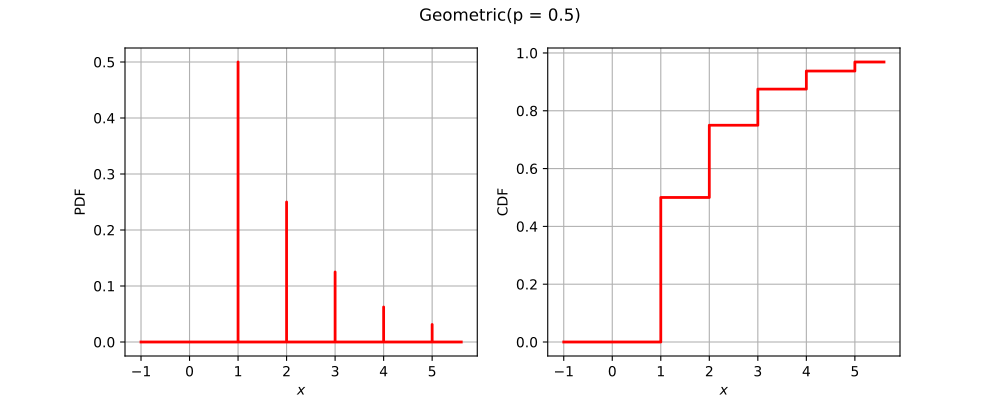

Write the Python code that produced this figure.
import openturns as ot
from matplotlib import pyplot as plt
from openturns.viewer import View
if (ot.Geometric().__class__.__name__=='ComposedDistribution'):
    correlation = ot.CorrelationMatrix(2)
    correlation[1, 0] = 0.25
    aCopula = ot.NormalCopula(correlation)
    marginals = [ot.Normal(1.0, 2.0), ot.Normal(2.0, 3.0)]
    distribution = ot.ComposedDistribution(marginals, aCopula)
elif (ot.Geometric().__class__.__name__=='CumulativeDistributionNetwork'):
    distribution = ot.CumulativeDistributionNetwork([ot.Normal(2),ot.Dirichlet([0.5, 1.0, 1.5])], ot.BipartiteGraph([[0,1], [0,1]]))
else:
    distribution = ot.Geometric()
dimension = distribution.getDimension()
if dimension <= 2:
    if distribution.getDimension() == 1:
        distribution.setDescription(['$x$'])
        pdf_graph = distribution.drawPDF()
        cdf_graph = distribution.drawCDF()
        fig = plt.figure(figsize=(10, 4))
        plt.suptitle(str(distribution))
        pdf_axis = fig.add_subplot(121)
        cdf_axis = fig.add_subplot(122)
        View(pdf_graph, figure=fig, axes=[pdf_axis], add_legend=False)
        View(cdf_graph, figure=fig, axes=[cdf_axis], add_legend=False)
    else:
        distribution.setDescription(['$x_1$', '$x_2$'])
        pdf_graph = distribution.drawPDF()
        fig = plt.figure(figsize=(10, 5))
        plt.suptitle(str(distribution))
        pdf_axis = fig.add_subplot(111)
        View(pdf_graph, figure=fig, axes=[pdf_axis], add_legend=False)
